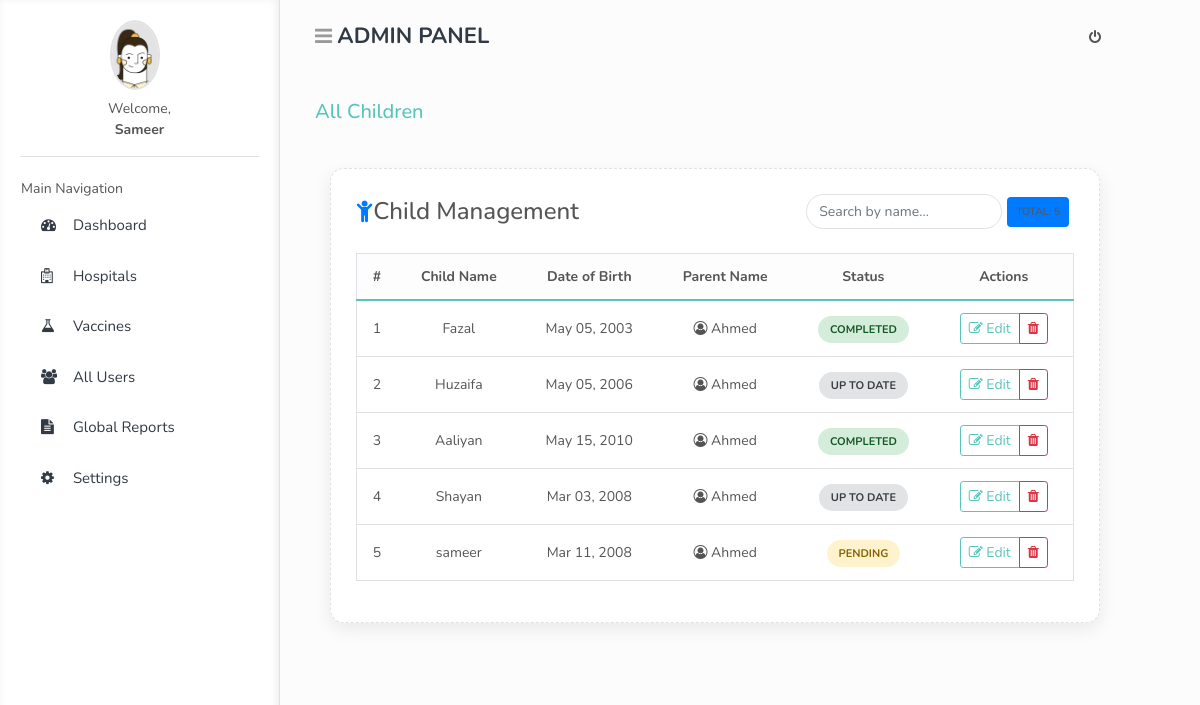
/mainadmin/children.php (signed in), run on the app's committed database.
### tables this page shows
CREATE TABLE `users` (
  `id` int(11) NOT NULL,
  `username` varchar(50) NOT NULL,
  `email` varchar(100) NOT NULL,
  `password` varchar(255) NOT NULL,
  `role` enum('admin','parent','hospital') NOT NULL,
  `profile_pic` varchar(255) DEFAULT 'user.png'
);

CREATE TABLE `children` (
  `child_id` int(11) NOT NULL,
  `parent_id` int(11) NOT NULL,
  `child_name` varchar(100) NOT NULL,
  `birth_date` date NOT NULL,
  `vaccination_status` varchar(50) DEFAULT 'Pending'
);

CREATE TABLE `parents` (
  `parent_id` int(11) NOT NULL,
  `parent_name` varchar(100) NOT NULL,
  `address` varchar(255) DEFAULT NULL,
  `phone` varchar(20) DEFAULT NULL,
  `email` varchar(100) NOT NULL,
  `password` varchar(255) NOT NULL
);

### mainadmin/children.php (the view, shortened to what this page needs)
<?php
$pageTitle = "All Children";
include '../base/header.php';
include '../includes/db.php';
$result = mysqli_query($conn, "
    SELECT
        c.child_id,
        c.child_name,
        c.birth_date,
        c.vaccination_status,
        p.parent_name
    FROM children c
    LEFT JOIN parents p ON p.parent_id = c.parent_id
    ORDER BY c.child_id DESC
");
?>
<div class="container py-4">
    <div class="card child-card">
        <div class="d-flex justify-content-between align-items-center mb-4">
            <div>
                <h4 class="m-0"><i class="fa fa-child text-primary me-2"></i>Child Management</h4>
            </div>
            <div class="d-flex align-items-center">
                <input type="text" id="childSearch" class="form-control search-box me-3" placeholder="Search by name...">
                <span class="badge bg-primary p-2">Total: <?= mysqli_num_rows($result); ?></span>
            </div>
        </div>
        <div class="table-responsive">
            <table class="table table-hover border align-middle text-center" id="childrenTable">
                <thead class="table-light">
                    <tr>
                        <th>#</th>
                        <th>Child Name</th>
                        <th>Date of Birth</th>
                        <th>Parent Name</th>
                        <th>Status</th>
                        <th>Actions</th>
                    </tr>
                </thead>
                <tbody>
                <?php
                $i = 1;
                if (mysqli_num_rows($result) > 0):
                    while ($row = mysqli_fetch_assoc($result)):
                        $status = strtolower(trim($row['vaccination_status'] ?? 'pending'));
                        $badgeClass = ($status === 'pending') ? 'status-pending' :
                                      (in_array($status, ['done','completed','vaccinated']) ? 'status-done' : 'status-other');
                ?>
                    <tr>
                        <td><?= $i++ ?></td>
                        <td class="fw-bold"><?= htmlspecialchars($row['child_name']) ?></td>
                        <td><?= date('M d, Y', strtotime($row['birth_date'])) ?></td>
                        <td><i class="fa fa-user-circle-o me-1"></i> <?= htmlspecialchars($row['parent_name'] ?? 'Guest') ?></td>
                        <td>
                            <span class="status-badge <?= $badgeClass ?>">
                                <?= $status ?>
                            </span>
                        </td>
                        <td>
                            <div class="btn-group">
                                <a href="child_edit.php?id=<?= $row['child_id'] ?>" class="btn btn-sm btn-outline-primary">
                                    <i class="fa fa-edit"></i> Edit
                                </a>
                                <a href="children.php?delete=<?= $row['child_id'] ?>"
                                   class="btn btn-sm btn-outline-danger"
                                   onclick="return confirm('Deleting this child will also remove their booking history. Continue?');">
                                    <i class="fa fa-trash"></i>
                                </a>
                            </div>
                        </td>
                    </tr>
                <?php endwhile; else: ?>
                    <tr><td colspan="6" class="text-center py-4 text-muted">No child records found in the system.</td></tr>
                <?php endif; ?>
                </tbody>
            </table>
        </div>
    </div>
</div>
<?php include '../base/footer.php'; ?>

### base/header.php (shortened to what this page needs)
<?php
include "../includes/db.php";
$userId   = $_SESSION['user_id'];
$role     = strtolower($_SESSION['role']);
$username = htmlspecialchars($_SESSION['username']);
$picQuery = mysqli_query($conn, "SELECT profile_pic FROM users WHERE id = '$userId'");
$picRow   = mysqli_fetch_assoc($picQuery);
$userPic  = (!empty($picRow['profile_pic'])) ? $picRow['profile_pic'] : 'user.png';
$dash_link = "dashboard.php";
if($role == 'admin') $dash_link = "index.php";
$pageTitle = $pageTitle ?? ucfirst($role) . " Dashboard";
?>
<!doctype html>
<html lang="en">
<head>
    <link rel="stylesheet" href="../assets/vendor/bootstrap/css/bootstrap.min.css">
    <link rel="stylesheet" href="../assets/vendor/font-awesome/css/font-awesome.min.css">
    <link rel="stylesheet" href="../assets/css/main.css">
</head>
<body data-theme="light" class="font-nunito">
<div id="wrapper" class="theme-cyan">
    <nav class="navbar navbar-fixed-top">
        <div class="container-fluid">
            <div class="navbar-brand">
                <button type="button" class="btn-toggle-offcanvas"><i class="fa fa-bars"></i></button>
                <a href="<?= $dash_link ?>"> <?= strtoupper($role) ?> PANEL</a>
            </div>
            <div class="navbar-right">
                <ul class="nav navbar-nav">
                    <li><a href="../logout.php" class="icon-menu"><i class="fa fa-power-off"></i></a></li>
                </ul>
            </div>
        </div>
    </nav>
    <div id="left-sidebar" class="sidebar">
        <div class="sidebar-scroll">
            <div class="user-account text-center">
                <img src="../assets/images/<?= $userPic ?>" class="rounded-circle user-photo" width="70" style="height:70px; object-fit: cover;">
                <p class="mt-2 mb-0">Welcome,</p>
                <strong><?= $username ?></strong>
                <hr>
            </div>
            <nav id="left-sidebar-nav" class="sidebar-nav">
                <ul class="metismenu">
                    <li class="header">Main Navigation</li>
                    <li><a href="<?= $dash_link ?>"><i class="fa fa-dashboard"></i> Dashboard</a></li>
                    <?php if($role == 'admin'): ?>
                        <li><a href="hospitalslist.php"><i class="fa fa-hospital-o"></i> Hospitals</a></li>
                        <li><a href="vaccines.php"><i class="fa fa-flask"></i> Vaccines</a></li>
                        <li><a href="users.php"><i class="fa fa-users"></i> All Users</a></li>
                        <li><a href="reports.php"><i class="fa fa-file-text"></i> Global Reports</a></li>
                        <li><a href="settings.php"><i class="fa fa-cog"></i> Settings</a></li>
                    <?php elseif($role == 'hospital'): ?>
                        <li><a href="appointments.php"><i class="fa fa-calendar"></i> Appointments</a></li>
                        <li><a href="manageRequests.php"><i class="fa fa-envelope"></i> Association Requests</a></li>
                        <li><a href="reportes.php"><i class="fa fa-file-text"></i> Vaccination Logs</a></li>
                    <?php endif; ?>
                </ul>
            </nav>
        </div>
    </div>
    <div id="main-content">
        <div class="container-fluid">
            <div class="block-header" style="padding-top: 20px;">
                <h2><?= $pageTitle ?></h2>
            </div>

### mainadmin/children.php (style rules this page uses)
.child-card { border-radius:14px; box-shadow:0 6px 18px rgba(0,0,0,0.08); padding:25px; background:#fff; }
.status-badge { padding: 6px 12px; border-radius: 999px; font-size: 11px; font-weight: 700; text-transform: uppercase; }
.status-pending { background:#fff3cd; color:#856404; }
.status-done { background:#d4edda; color:#155724; }
.status-other { background:#e2e3e5; color:#383d41; }
.search-box { max-width: 300px; border-radius: 20px; }

### data on the page
users: profile_pic (placeholder picture)
children: child_name "Fazal", birth_date "May 05, 2003", parent.parent_name "Ahmed", vaccination_status "COMPLETED"
children: child_name "Huzaifa", birth_date "May 05, 2006", parent.parent_name "Ahmed", vaccination_status "UP TO DATE"
children: child_name "Aaliyan", birth_date "May 15, 2010", parent.parent_name "Ahmed", vaccination_status "COMPLETED"
children: child_name "Shayan", birth_date "Mar 03, 2008", parent.parent_name "Ahmed", vaccination_status "UP TO DATE"
children: child_name "sameer", birth_date "Mar 11, 2008", parent.parent_name "Ahmed", vaccination_status "PENDING"

### other printed values
$role "ADMIN"
$username "Sameer"
$pageTitle "All Children"
